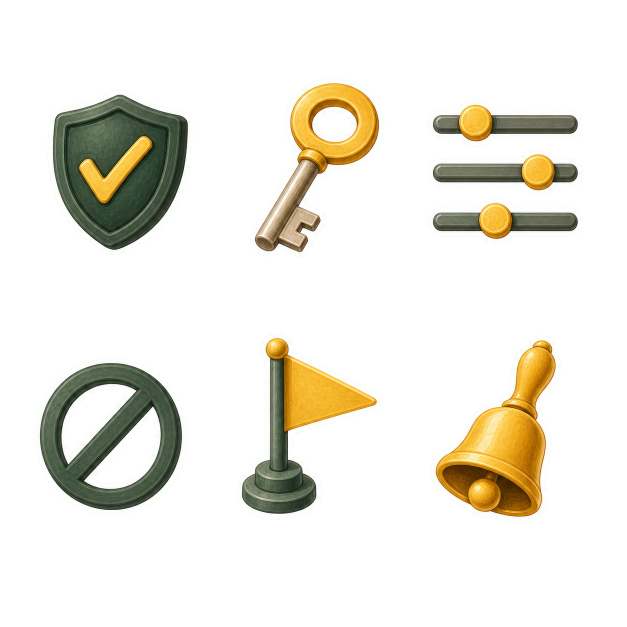
#> input picture assets/ip/lulu/generated/2026-08-12/transparent-sheets/stickers-s7-settings-privacy.png, 1254 x 1254 px (shown at 1/2 size)
$ python -i build_sticker_batch02_delivery.py   (imports and definitions only)
#> lines starting #> are read from the running program, lines starting #| are printed output that depends on the picture
#> further down, picture is the input picture: PIL image 1254x1254 RGBA; mean R, G, B, A 37.6, 35.1, 25.9, 57.1
#!/usr/bin/env python3
"""Split, normalize, validate, and install Lulu sticker batches S7-S11.

The chroma-key sheets are converted to alpha with the installed imagegen
helper before this script runs.  This script deliberately starts from those
transparent sheets so regeneration does not apply chroma removal twice.
"""

from __future__ import annotations

import json
import shutil
from dataclasses import dataclass
from pathlib import Path

from PIL import Image, ImageChops, ImageDraw, ImageFilter


ROOT = Path(__file__).resolve().parents[1]
DELIVERY = ROOT / "generated" / "2026-08-12"
TRANSPARENT = DELIVERY / "transparent-sheets"
STICKERS = DELIVERY / "stickers"
QA = DELIVERY / "qa"
IOS_STICKERS = ROOT.parents[2] / "ios" / "OneMore" / "Resources" / "LuluGenerated" / "Stickers"

@dataclass(frozen=True)
class BatchSpec:
    batch: str
    sheet: str
    ids: tuple[str, ...]


BATCHES = (
    BatchSpec(
        "S7",
        "stickers-s7-settings-privacy.png",
        ("shield-check", "key", "sliders", "block-sign", "flag", "bell"),
    ),
    BatchSpec(
        "S8",
        "stickers-s8-profile-data.png",
        ("id-card", "medal", "sparkle-wand", "box-export", "clipboard-whistle", "megaphone"),
    ),
    BatchSpec(
        "S9",
        "stickers-s9-gathering-relations.png",
        ("table-people", "handshake", "table-plus", "redo-arrow", "party-popper", "door-exit"),
    ),
    BatchSpec(
        "S10",
        "stickers-s10-trust-medals.png",
        ("trust-t0", "trust-t1", "trust-t2", "trust-t3", "trust-t4", "lulu-face"),
    ),
    # The sixth sheet cell is an optional sparkle and is intentionally not
    # delivered: the handoff contract specifies 29 final stickers total.
    BatchSpec(
        "S11",
        "stickers-s11-empty-scenes.png",
        ("magnifier-empty", "cloud-off", "homework-pencil", "flask", "bulb"),
    ),
)

FIRST_BATCHES = (
    BatchSpec("S1", "", ("chair-empty", "round-table", "nameplate-blank", "access-card", "qr-plaque-blank", "hourglass")),
    BatchSpec("S2", "", ("badminton", "basketball", "table-tennis", "football", "running-shoe", "sports-bottle")),
    BatchSpec("S3", "", ("books-stack", "laptop-closed", "notebook-open", "marker", "alarm-clock", "desk-calendar")),
    BatchSpec("S4", "", ("seminar-room-sign", "study-lamp", "teaching-building", "school-bus", "poster-blank", "cafeteria-tray")),
    BatchSpec("S5", "", ("backend-server", "frontend-browser", "data-chart", "product-notes", "algorithm-gear", "design-palette")),
    BatchSpec("S6", "", ("trophy", "certificate", "badge", "envelope", "chat-bubble", "approval-stamp")),
)


def alpha_bbox(image: Image.Image, threshold: int = 16) -> tuple[int, int, int, int]:
#> called with threshold = 16
    alpha = image.getchannel("A")
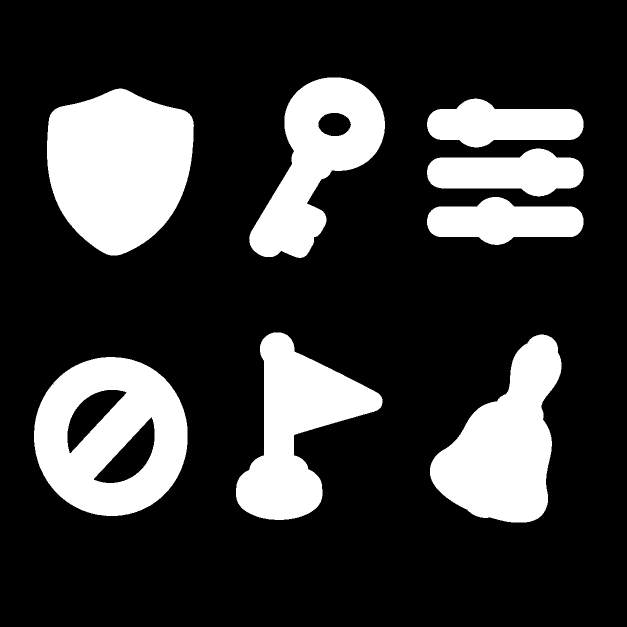
#> alpha: PIL image 1254x1254 L (shown at 1/2 size); min 0, max 255, mean 57.1
    bbox = alpha.point(lambda value: 255 if value >= threshold else 0).getbbox()
#> bbox = (68, 155, 1167, 1045)
    if bbox is None:
        raise ValueError("asset has no visible pixels")
    return bbox


def fit_square(image: Image.Image, size: int = 512, margin: int = 28) -> Image.Image:
    crop = image.crop(alpha_bbox(image))
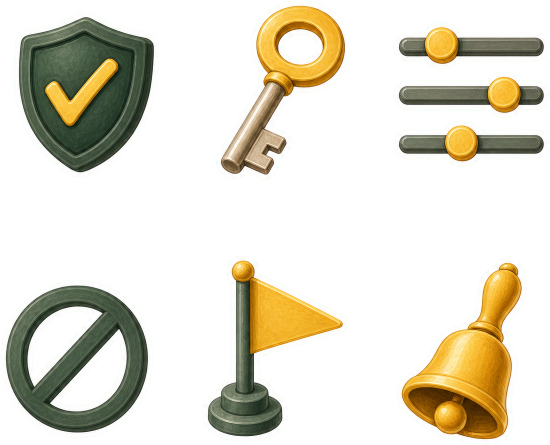
#> crop: PIL image 1099x890 RGBA (shown at 1/2 size); mean R, G, B, A 60.4, 56.4, 41.6, 91.8; transparent parts drawn white
    available = size - margin * 2
    ratio = min(available / crop.width, available / crop.height)
#> ratio = 0.415
    new_size = (max(1, round(crop.width * ratio)), max(1, round(crop.height * ratio)))
#> new_size = (456, 369)
    crop = crop.resize(new_size, Image.Resampling.LANCZOS)
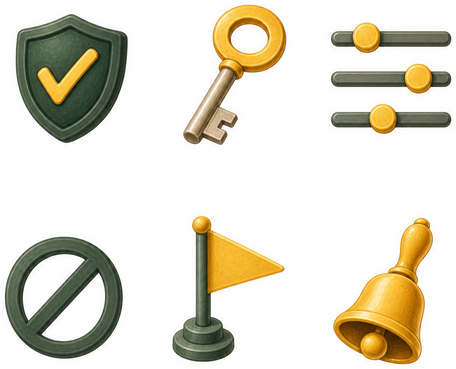
#> crop: PIL image 456x369 RGBA; mean R, G, B, A 68.3, 64.3, 49.5, 91.8; transparent parts drawn white
    canvas = Image.new("RGBA", (size, size), (0, 0, 0, 0))
#> canvas: PIL image 512x512 RGBA; every value is 0
    canvas.alpha_composite(crop, ((size - crop.width) // 2, (size - crop.height) // 2))
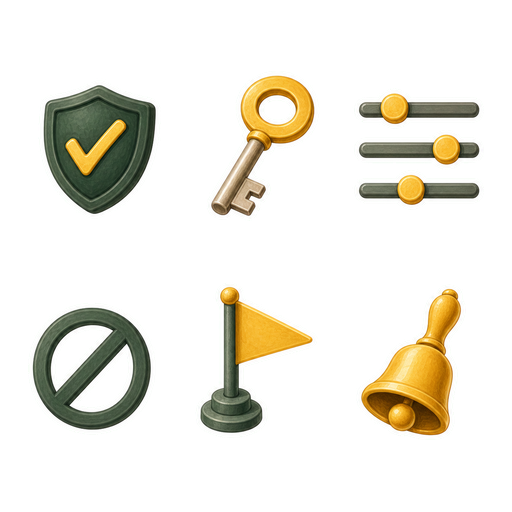
#> canvas: PIL image 512x512 RGBA; mean R, G, B, A 43.9, 41.3, 31.8, 58.9; transparent parts drawn white
    return canvas


# [228 lines left out: functions make_contact_sheet, clean_white_border_chroma, restore_interior_opacity, remove_small_edge_fragments, process_batch, main, not called in this run]


# [2 lines not run here, left out]

>>> from PIL import Image
>>> picture = Image.open('../generated/2026-08-12/transparent-sheets/stickers-s7-settings-privacy.png')
>>> result = fit_square(picture)

$ run again, on assets/ip/lulu/generated/2026-08-12/transparent-sheets/stickers-s1-table-seats.png
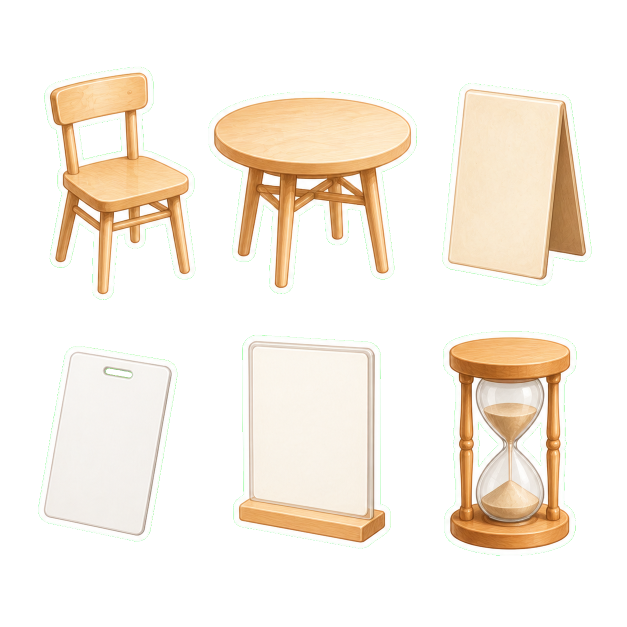
#> input picture assets/ip/lulu/generated/2026-08-12/transparent-sheets/stickers-s1-table-seats.png, 1254 x 1254 px (shown at 1/2 size)
#> picture is the input picture: PIL image 1254x1254 RGBA; mean R, G, B, A 87, 78.7, 68.4, 93.5
#> in alpha_bbox, `alpha = image.getchannel("A")`:
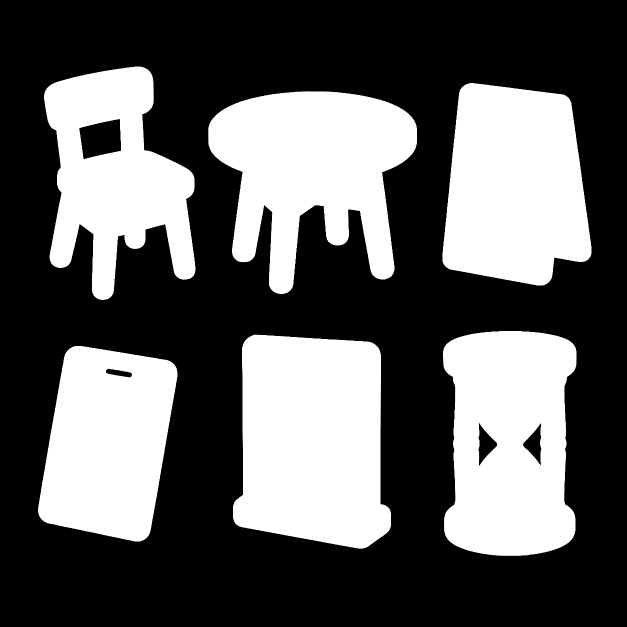
#> alpha: PIL image 1254x1254 L (shown at 1/2 size); min 0, max 255, mean 93.5
#> bbox = (76, 133, 1183, 1112)
#> in fit_square, `canvas.alpha_composite(crop, ((size - crop.width) // 2, (size - crop.h..`:
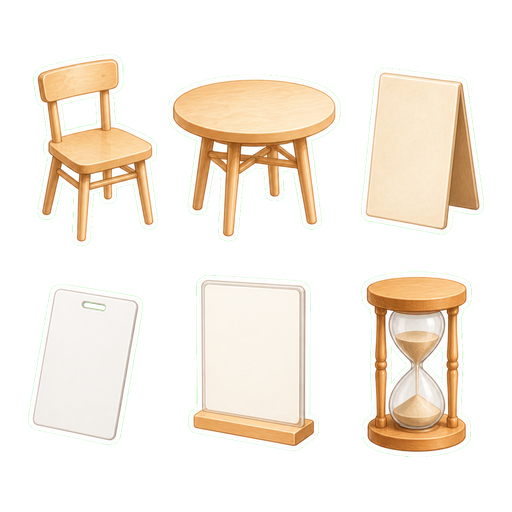
#> canvas: PIL image 512x512 RGBA; mean R, G, B, A 93, 85.8, 74.2, 95.1; transparent parts drawn white

$ run again, on assets/ip/lulu/generated/2026-08-12/transparent-sheets/stickers-s2-sports.png
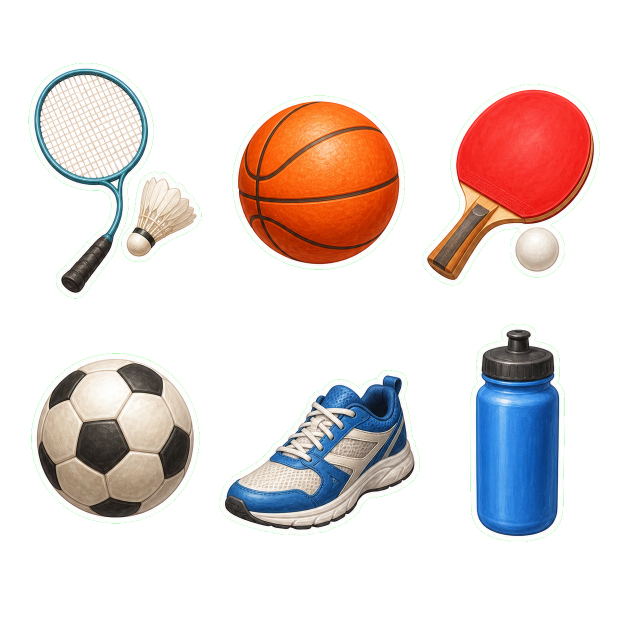
#> input picture assets/ip/lulu/generated/2026-08-12/transparent-sheets/stickers-s2-sports.png, 1254 x 1254 px (shown at 1/2 size)
#> picture is the input picture: PIL image 1254x1254 RGBA; mean R, G, B, A 58.3, 47.4, 45.2, 83
#> in alpha_bbox, `alpha = image.getchannel("A")`:
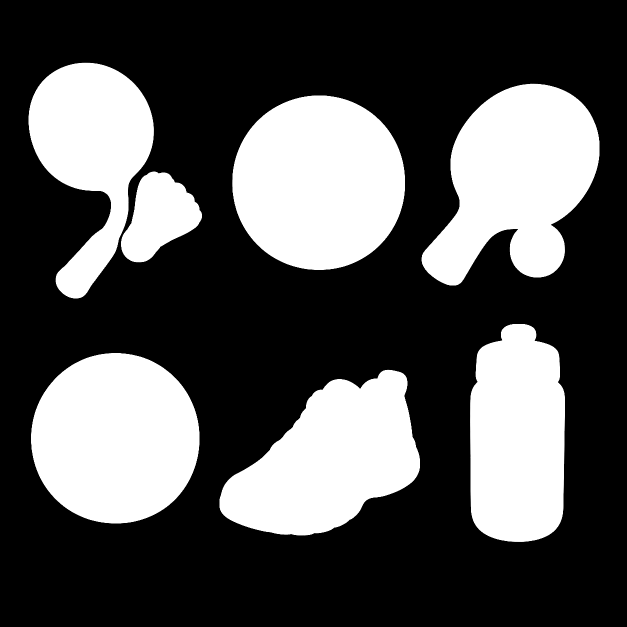
#> alpha: PIL image 1254x1254 L (shown at 1/2 size); min 0, max 255, mean 83
#> bbox = (57, 125, 1199, 1084)
#> in fit_square, `canvas.alpha_composite(crop, ((size - crop.width) // 2, (size - crop.h..`:
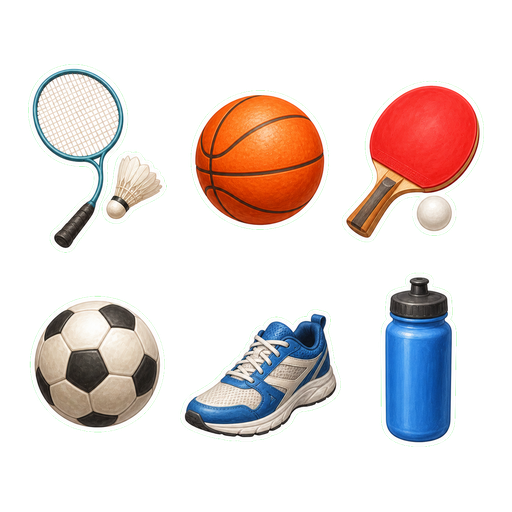
#> canvas: PIL image 512x512 RGBA; mean R, G, B, A 59.3, 49.7, 46.8, 79.4; transparent parts drawn white
